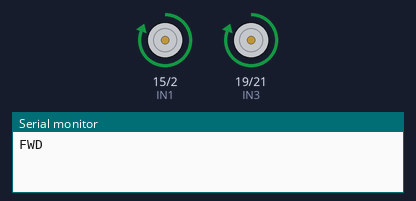
Bench run of a sketch on a simulated ESP32. Shown: motor-driver pin pairs drawn as motors (green arrow = first pin HIGH = forward, orange = second pin HIGH = backward, longer = more drive), the last lines printed to the serial monitor.

Above: at 1.5 s.
At 3.5 s:
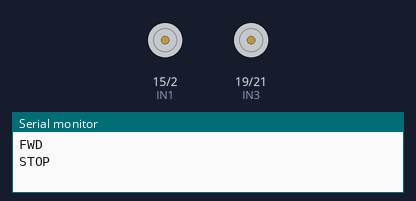
At 5.5 s:
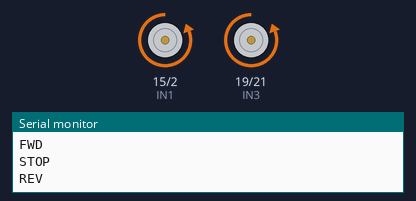
Timing chart, 0 to 10.4 s (numbered marks = the images above):
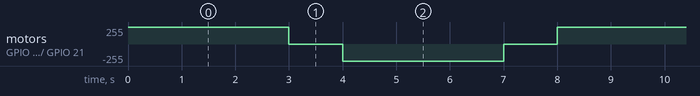

Measured:
- by itself, motor on GPIO 15 (IN1) / GPIO 2 (IN2), motor on GPIO 19 (IN3) / GPIO 21 (IN4): repeats every 8.0 s: stopped 1.0 s, backward 255/255 3.0 s, stopped 1.0 s, forward 255/255 3.0 s

The sketch:

10b_-_MX1508_Motor_Driver.ino
```cpp
// the number of the LED pin
const int IN1 = 15;
const int IN2 = 2;
const int IN3 = 19;
const int IN4 = 21;
// setting PWM properties
const int freq = 10000;
const int CH1 = 0;
const int CH2 = 1;
const int CH3 = 2;
const int CH4 = 4;
const int resolution = 4;

void setup(){
  // configure LED PWM functionalitites
  ledcSetup(CH1, freq, resolution);
  ledcSetup(CH2, freq, resolution);
  ledcSetup(CH3, freq, resolution);
  ledcSetup(CH4, freq, resolution);

  // attach the channel to the GPIO to be controlled
  ledcAttachPin(IN1, CH1);
  ledcAttachPin(IN2, CH2);
  ledcAttachPin(IN3, CH3);
  ledcAttachPin(IN4, CH4);
  Serial.begin(9600);
}

void loop(){
    int dutyCycleFull = 100;
    int dutyCycleZero = 0;

    ledcWrite(CH1, dutyCycleFull);
    ledcWrite(CH3, dutyCycleFull);
    Serial.println("FWD ");
    delay(3000);

    ledcWrite(CH1, dutyCycleZero);
    ledcWrite(CH3, dutyCycleZero);
    Serial.println("STOP ");
    delay(1000);

    ledcWrite(CH2, dutyCycleFull);
    ledcWrite(CH4, dutyCycleFull);
    Serial.println("REV ");
    delay(3000);

    ledcWrite(CH2, dutyCycleZero);
    ledcWrite(CH4, dutyCycleZero);
    Serial.println("STOP ");
    delay(1000);
}
```
